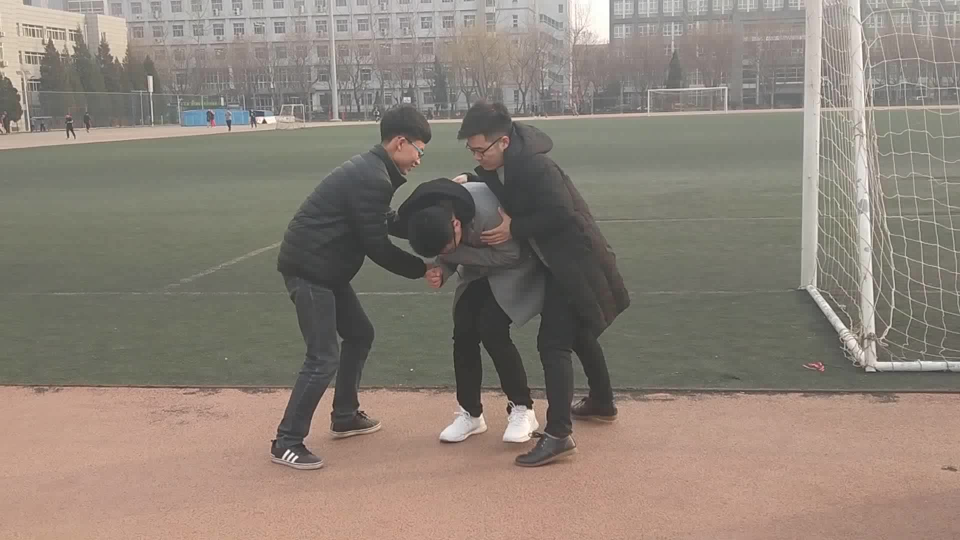
#> input picture img/image_0001.jpg, 1920 x 1080 px, found by its file name (shown at 1/2 size)
$ python Farneback.py   (Python 2 division)
#> lines starting #> are read from the running program, lines starting #| are printed output that depends on the picture; after the words box and inside, x2 and y2 are one past the last pixel; in counts of white or black regions, pixels touching at a corner belong together; pictures that were not available may be replaced by others from this repository, and a replacement may not be noted
import matplotlib
matplotlib.use('Agg')
import cv2
import numpy as np
from PIL import Image,ImageDraw
from skimage import filter
from skimage import io
#import cv2.cv as cv
import matplotlib.pyplot as plt

# [39 lines of commented-out code are left out]

def image_joint(image_list,opt):#opt= vertical ,horizon
    image_num=len(image_list)
    image_size=image_list[0].size
    height=image_size[1]
    width=image_size[0]

    if opt=='vertical':
        new_img=Image.new('RGB',(width,image_num*height),255)
    else:
        new_img=Image.new('RGB',(image_num*width,height),255)
    x=y=0
    count=0
    for img in image_list:
        new_img.paste(img,(x,y))
        count+=1
        if opt=='horizontal':
            x+=width
        else : y+=height
    return new_img


def Farneback():
    start_img = Image.open("/home/computer/lcy/guangliu/image_0001.jpg")
#> start_img is the input picture: PIL image 1920x1080 RGB; mean R, G, B 139.8, 129.4, 119.1
    later_img = Image.open("/home/computer/lcy/guangliu/image_0004.jpg")
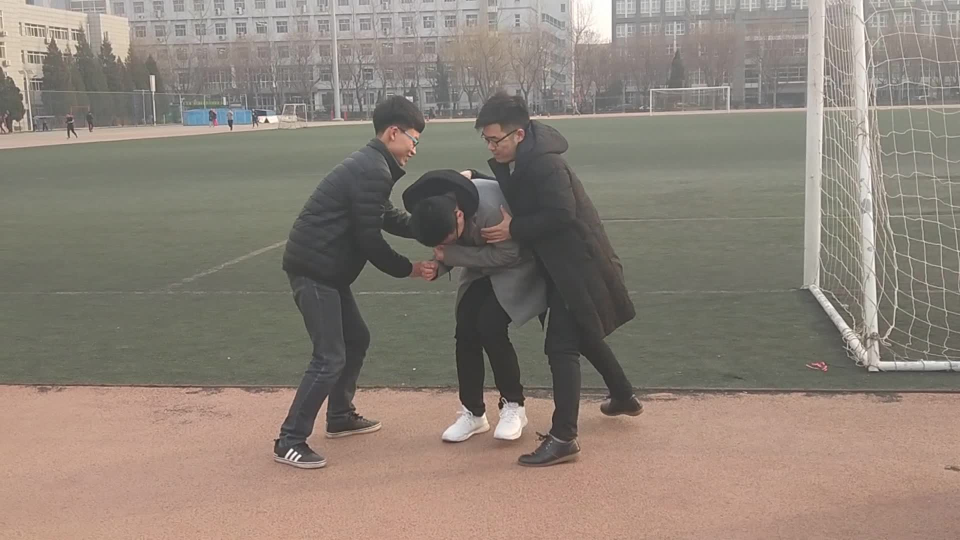
#> input picture img/image_0002.jpg, 1920 x 1080 px, given in place of image_0004.jpg, which was not available (shown at 1/2 size)
#> later_img is the input picture: PIL image 1920x1080 RGB; mean R, G, B 140.1, 129.5, 119.2

    start_img=np.array(start_img)
    later_img=np.array(later_img)

    prvs = cv2.cvtColor(start_img,cv2.COLOR_BGR2GRAY)
    next = cv2.cvtColor(later_img,cv2.COLOR_BGR2GRAY)
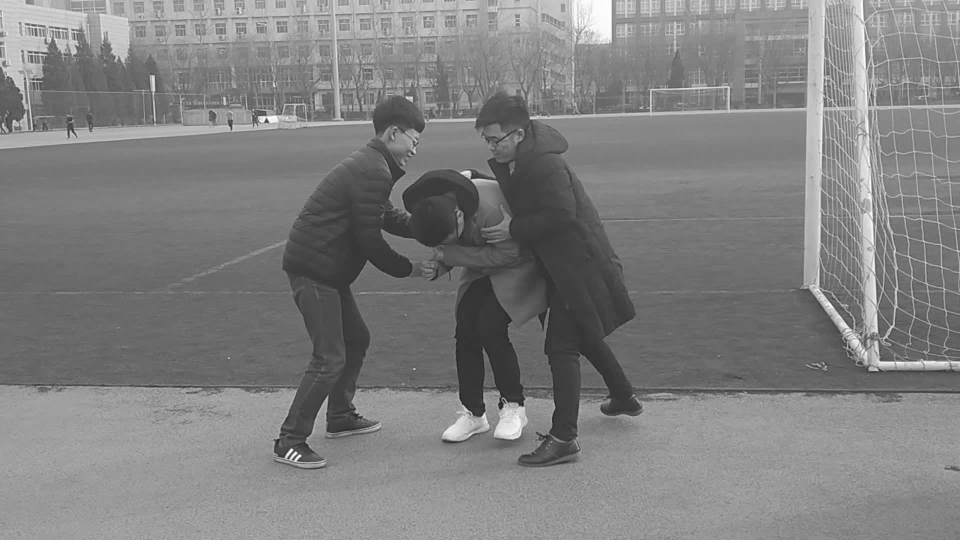
#> next: shape (1080, 1920) (shown at 1/2 size); min 20, max 255, mean 127.7

    flow = cv2.calcOpticalFlowFarneback(prvs,next,None,0.5,3,15,3,5,1.2,0)
    # print flow

    hsv = np.zeros_like(start_img)
    hsv[...,1] =255
    mag, ang = cv2.cartToPolar(flow[...,0], flow[...,1])
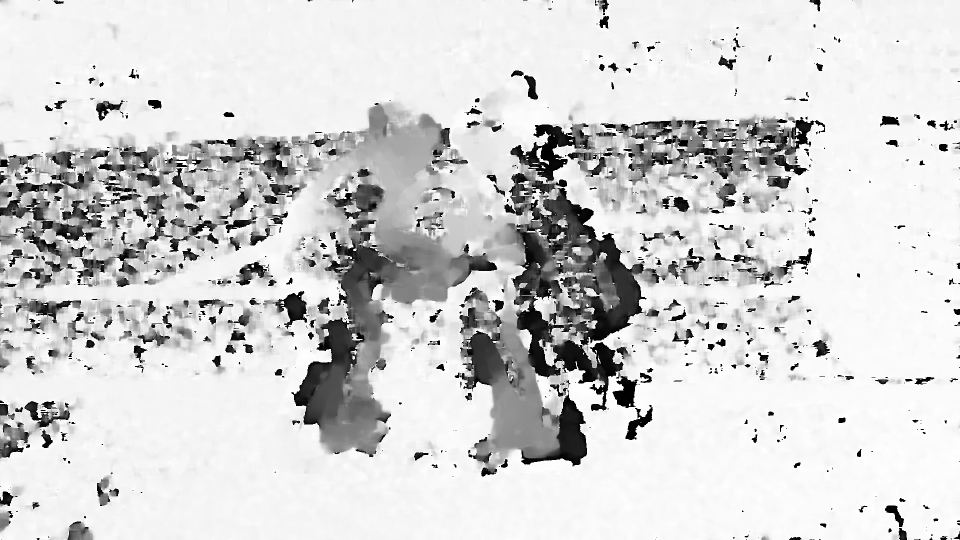
#> ang: shape (1080, 1920) float32 (shown at 1/2 size); min 1.92e-07, max 6.28, mean 5.2; drawn with min black and max white
    hsv[...,0] = ang*180/np.pi/2
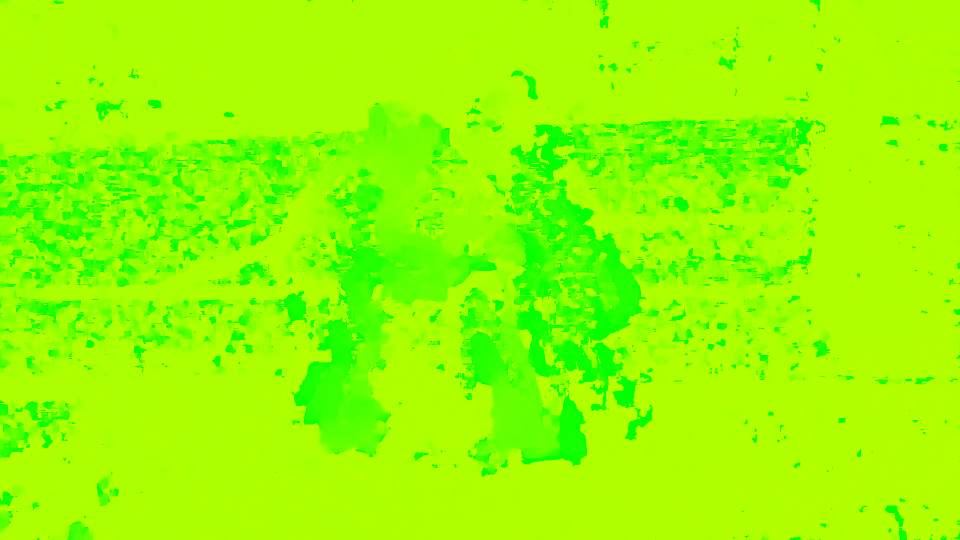
#> hsv: shape (1080, 1920, 3) (shown at 1/2 size); mean of channels 0, 1, 2 148.4, 255, 0; drawn as R, G, B
    hsv[...,2] = cv2.normalize(mag,None,0,255,cv2.NORM_MINMAX)
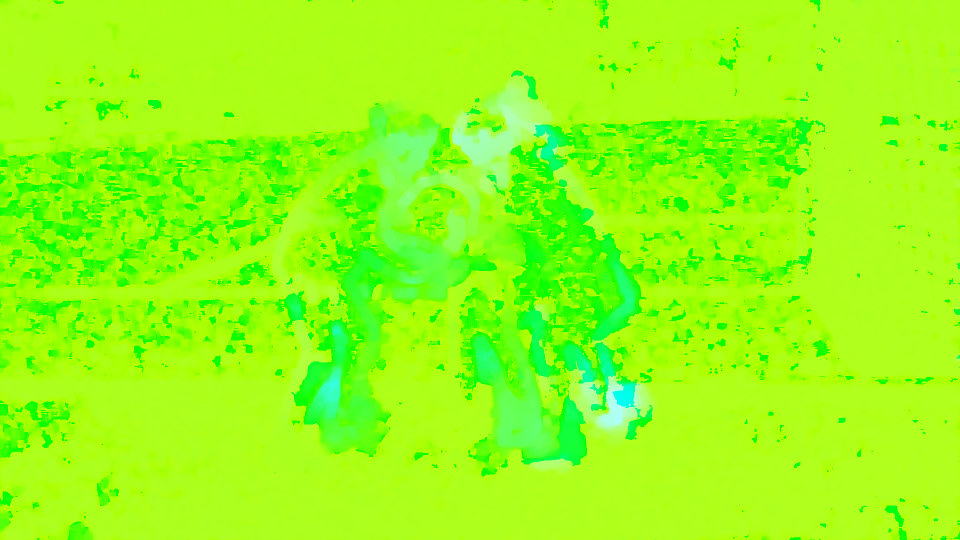
#> hsv: shape (1080, 1920, 3) (shown at 1/2 size); mean of channels 0, 1, 2 148.4, 255, 21.4; drawn as R, G, B
    RGB= cv2.cvtColor(hsv,cv2.COLOR_HSV2BGR)
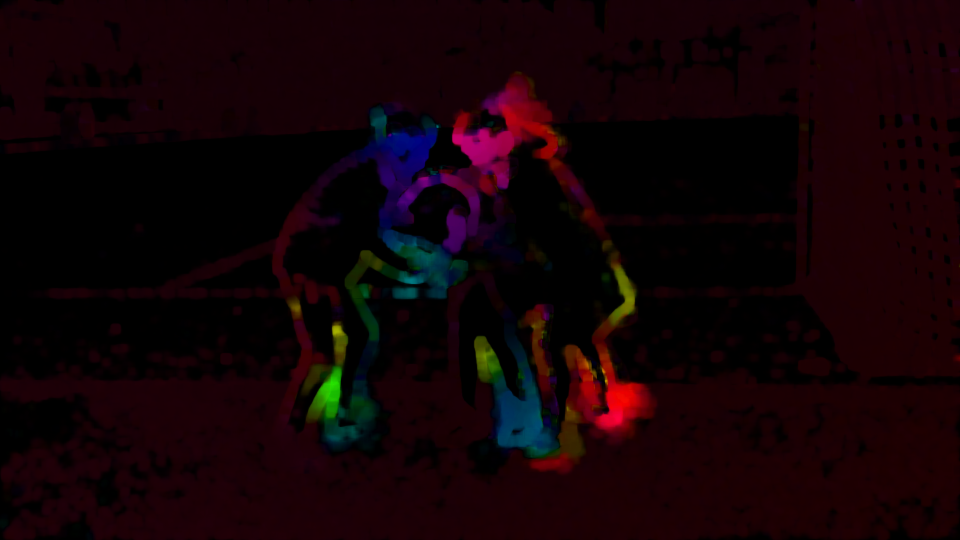
#> RGB: shape (1080, 1920, 3) (shown at 1/2 size); mean B, G, R 5.7, 2.1, 19
    GRAY = cv2.cvtColor(RGB,cv2.COLOR_BGR2GRAY)

    GRAY=Image.fromarray(GRAY)

    # clearNoise(GRAY,50,5,5)

    #  setup a converting table with constant threshold
    threshold = 11
    table = []
    for i in range(256):
        if i < threshold:
            table.append(0)
        else:
            table.append(1)

    #  convert to binary image by the table
    BLACK = GRAY.point(table,'1')
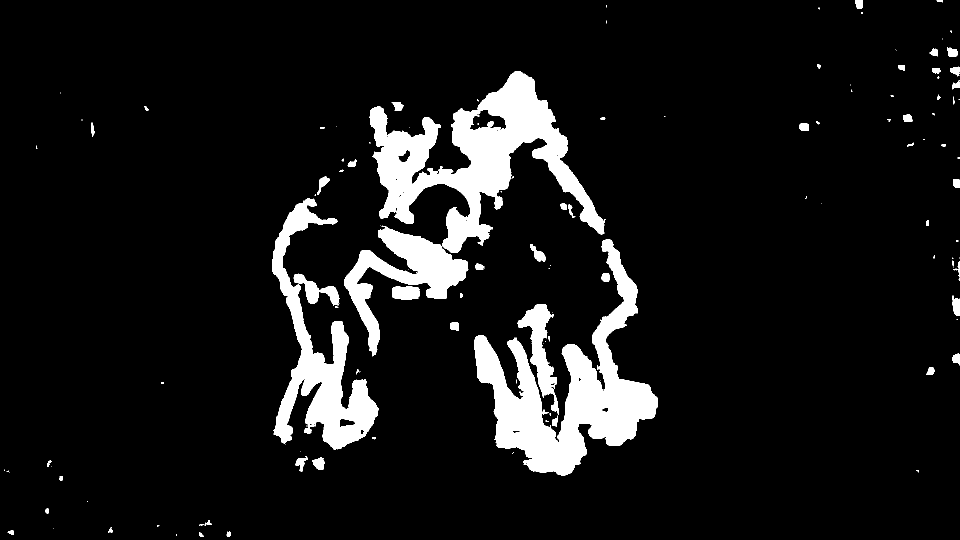
#> BLACK: PIL image 1920x1080 1 (shown at 1/2 size); 8.9% white; 136 white regions (73 under 20 px), largest, box (x1, y1, x2, y2) and area: (739, 142, 1212, 506) 59304, (948, 478, 1316, 951) 56199, (545, 396, 757, 899) 32202
    BLACK = np.array(BLACK)

    # kernel = np.ones((5,5), np.uint8)
    # BLACK = cv2.erode(BLACK,kernel)
    print BLACK.shape
#| (1080, 1920)
    print '#######################################'
    print BLACK
#> (printed output is left out)

# [5 lines of commented-out code are left out]

    plt.figure()
    plt.imshow(BLACK)
    plt.axis('off')
    plt.savefig("/home/computer/lcy/guangliu/5.jpg")
# [7 lines of commented-out code are left out]


Farneback()
